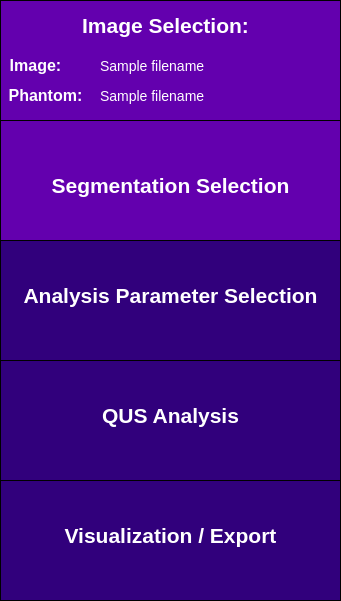
       <widget class="QWidget" name="sidebar" native="true">
        <property name="minimumSize">
         <size>
          <width>341</width>
          <height>601</height>
         </size>
        </property>
        <property name="maximumSize">
         <size>
          <width>241</width>
          <height>601</height>
         </size>
        </property>
        <property name="toolTip">
         <string>&lt;html&gt;&lt;head/&gt;&lt;body&gt;&lt;p&gt;&lt;br/&gt;&lt;/p&gt;&lt;/body&gt;&lt;/html&gt;</string>
        </property>
        <property name="styleSheet">
         <string notr="true">QWidget {
	background-color: rgb(28, 0, 101);
}</string>
        </property>
        <widget class="QFrame" name="imageSelectionSidebar">
         <property name="geometry">
          <rect>
           <x>0</x>
           <y>0</y>
           <width>341</width>
           <height>121</height>
          </rect>
         </property>
         <property name="minimumSize">
          <size>
           <width>341</width>
           <height>121</height>
          </size>
         </property>
         <property name="maximumSize">
          <size>
           <width>341</width>
           <height>121</height>
          </size>
         </property>
         <property name="styleSheet">
          <string notr="true">QFrame {
	background-color: rgb(99, 0, 174);
	border: 1px solid black;
}</string>
         </property>
         <property name="frameShape">
          <enum>QFrame::Shape::StyledPanel</enum>
         </property>
         <property name="frameShadow">
          <enum>QFrame::Shadow::Raised</enum>
         </property>
         <widget class="QLabel" name="imageSelectionLabelSidebar">
          <property name="geometry">
           <rect>
            <x>70</x>
            <y>0</y>
            <width>191</width>
            <height>51</height>
           </rect>
          </property>
          <property name="styleSheet">
           <string notr="true">QLabel {
	font-size: 21px;
	color: rgb(255, 255, 255);
	background-color: rgba(255, 255, 255, 0);
	border: 0px;
	font-weight: bold;
}</string>
          </property>
          <property name="text">
           <string>Image Selection:</string>
          </property>
          <property name="alignment">
           <set>Qt::AlignmentFlag::AlignCenter</set>
          </property>
         </widget>
         <widget class="QLabel" name="imageLabel">
          <property name="geometry">
           <rect>
            <x>-60</x>
            <y>40</y>
            <width>191</width>
            <height>51</height>
           </rect>
          </property>
          <property name="styleSheet">
           <string notr="true">QLabel {
	font-size: 16px;
	color: rgb(255, 255, 255);
	background-color: rgba(255, 255, 255, 0);
	border: 0px;
	font-weight: bold;
}</string>
          </property>
          <property name="text">
           <string>Image:</string>
          </property>
          <property name="alignment">
           <set>Qt::AlignmentFlag::AlignCenter</set>
          </property>
         </widget>
         <widget class="QLabel" name="phantomLabel">
          <property name="geometry">
           <rect>
            <x>-50</x>
            <y>70</y>
            <width>191</width>
            <height>51</height>
           </rect>
          </property>
          <property name="styleSheet">
           <string notr="true">QLabel {
	font-size: 16px;
	color: rgb(255, 255, 255);
	background-color: rgba(255, 255, 255, 0);
	border: 0px;
	font-weight: bold
}</string>
          </property>
          <property name="text">
           <string>Phantom:</string>
          </property>
          <property name="alignment">
           <set>Qt::AlignmentFlag::AlignCenter</set>
          </property>
         </widget>
         <widget class="QLabel" name="image_path_input">
          <property name="geometry">
           <rect>
            <x>100</x>
            <y>40</y>
            <width>241</width>
            <height>51</height>
           </rect>
          </property>
          <property name="styleSheet">
           <string notr="true">QLabel {
	font-size: 14px;
	color: rgb(255, 255, 255);
	background-color: rgba(255, 255, 255, 0);
	border: 0px;
}</string>
          </property>
          <property name="text">
           <string>Sample filename </string>
          </property>
          <property name="alignment">
           <set>Qt::AlignmentFlag::AlignLeading|Qt::AlignmentFlag::AlignLeft|Qt::AlignmentFlag::AlignVCenter</set>
          </property>
         </widget>
         <widget class="QLabel" name="phantom_path_input">
          <property name="geometry">
           <rect>
            <x>100</x>
            <y>70</y>
            <width>241</width>
            <height>51</height>
           </rect>
          </property>
          <property name="styleSheet">
           <string notr="true">QLabel {
	font-size: 14px;
	color: rgb(255, 255, 255);
	background-color: rgba(255, 255, 255, 0);
	border: 0px;
}</string>
          </property>
          <property name="text">
           <string>Sample filename </string>
          </property>
          <property name="alignment">
           <set>Qt::AlignmentFlag::AlignLeading|Qt::AlignmentFlag::AlignLeft|Qt::AlignmentFlag::AlignVCenter</set>
          </property>
         </widget>
        </widget>
        <widget class="QFrame" name="roiSidebar">
         <property name="geometry">
          <rect>
           <x>0</x>
           <y>120</y>
           <width>341</width>
           <height>121</height>
          </rect>
         </property>
         <property name="maximumSize">
          <size>
           <width>341</width>
           <height>121</height>
          </size>
         </property>
         <property name="styleSheet">
          <string notr="true">QFrame {
	background-color: rgb(99, 0, 174);
	border: 1px solid black;
}</string>
         </property>
         <property name="frameShape">
          <enum>QFrame::Shape::StyledPanel</enum>
         </property>
         <property name="frameShadow">
          <enum>QFrame::Shadow::Raised</enum>
         </property>
         <widget class="QLabel" name="roiSidebarLabel">
          <property name="geometry">
           <rect>
            <x>0</x>
            <y>40</y>
            <width>341</width>
            <height>51</height>
           </rect>
          </property>
          <property name="styleSheet">
           <string notr="true">QLabel {
	font-size: 21px;
	color: rgb(255, 255, 255);
	background-color: rgba(255, 255, 255, 0);
	border: 0px;
	font-weight: bold;
}</string>
          </property>
          <property name="text">
           <string>Segmentation Selection</string>
          </property>
          <property name="alignment">
           <set>Qt::AlignmentFlag::AlignCenter</set>
          </property>
         </widget>
        </widget>
        <widget class="QFrame" name="rfAnalysisSidebar">
         <property name="geometry">
          <rect>
           <x>0</x>
           <y>360</y>
           <width>341</width>
           <height>121</height>
          </rect>
         </property>
         <property name="minimumSize">
          <size>
           <width>341</width>
           <height>121</height>
          </size>
         </property>
         <property name="maximumSize">
          <size>
           <width>341</width>
           <height>121</height>
          </size>
         </property>
         <property name="styleSheet">
          <string notr="true">QFrame {
	background-color:  rgb(49, 0, 124);
	border: 1px solid black;
}</string>
         </property>
         <property name="frameShape">
          <enum>QFrame::Shape::StyledPanel</enum>
         </property>
         <property name="frameShadow">
          <enum>QFrame::Shadow::Raised</enum>
         </property>
         <widget class="QLabel" name="rfAnalysisLabel">
          <property name="geometry">
           <rect>
            <x>0</x>
            <y>30</y>
            <width>341</width>
            <height>51</height>
           </rect>
          </property>
          <property name="styleSheet">
           <string notr="true">QLabel {
	font-size: 21px;
	color: rgb(255, 255, 255);
	background-color: rgba(255, 255, 255, 0);
	border: 0px;
	font-weight: bold;
}</string>
          </property>
          <property name="text">
           <string>QUS Analysis</string>
          </property>
          <property name="alignment">
           <set>Qt::AlignmentFlag::AlignCenter</set>
          </property>
         </widget>
        </widget>
        <widget class="QFrame" name="exportResultsSidebar">
         <property name="geometry">
          <rect>
           <x>0</x>
           <y>480</y>
           <width>341</width>
           <height>121</height>
          </rect>
         </property>
         <property name="minimumSize">
          <size>
           <width>341</width>
           <height>121</height>
          </size>
         </property>
         <property name="maximumSize">
          <size>
           <width>341</width>
           <height>121</height>
          </size>
         </property>
         <property name="styleSheet">
          <string notr="true">QFrame {
	background-color:  rgb(49, 0, 124);
	border: 1px solid black;
}</string>
         </property>
         <property name="frameShape">
          <enum>QFrame::Shape::StyledPanel</enum>
         </property>
         <property name="frameShadow">
          <enum>QFrame::Shadow::Raised</enum>
         </property>
         <widget class="QLabel" name="exportResultsLabel">
          <property name="geometry">
           <rect>
            <x>20</x>
            <y>30</y>
            <width>301</width>
            <height>51</height>
           </rect>
          </property>
          <property name="styleSheet">
           <string notr="true">QLabel {
	font-size: 21px;
	color: rgb(255, 255, 255);
	background-color: rgba(255, 255, 255, 0);
	border: 0px;
	font-weight: bold;
}</string>
          </property>
          <property name="text">
           <string>Visualization / Export</string>
          </property>
          <property name="alignment">
           <set>Qt::AlignmentFlag::AlignCenter</set>
          </property>
         </widget>
        </widget>
        <widget class="QFrame" name="analysisParamsSidebar">
         <property name="geometry">
          <rect>
           <x>0</x>
           <y>240</y>
           <width>341</width>
           <height>121</height>
          </rect>
         </property>
         <property name="maximumSize">
          <size>
           <width>341</width>
           <height>121</height>
          </size>
         </property>
         <property name="styleSheet">
          <string notr="true">QFrame {
	background-color: rgb(49, 0, 124);
	border: 1px solid black;
}</string>
         </property>
         <property name="frameShape">
          <enum>QFrame::Shape::StyledPanel</enum>
         </property>
         <property name="frameShadow">
          <enum>QFrame::Shadow::Raised</enum>
         </property>
         <widget class="QLabel" name="analysisParamsLabel">
          <property name="geometry">
           <rect>
            <x>0</x>
            <y>30</y>
            <width>341</width>
            <height>51</height>
           </rect>
          </property>
          <property name="styleSheet">
           <string notr="true">QLabel {
	font-size: 21px;
	color: rgb(255, 255, 255);
	background-color: rgba(255, 255, 255, 0);
	border: 0px;
	font-weight:bold;
}</string>
          </property>
          <property name="text">
           <string>Analysis Parameter Selection</string>
          </property>
          <property name="alignment">
           <set>Qt::AlignmentFlag::AlignCenter</set>
          </property>
         </widget>
        </widget>
       </widget>
